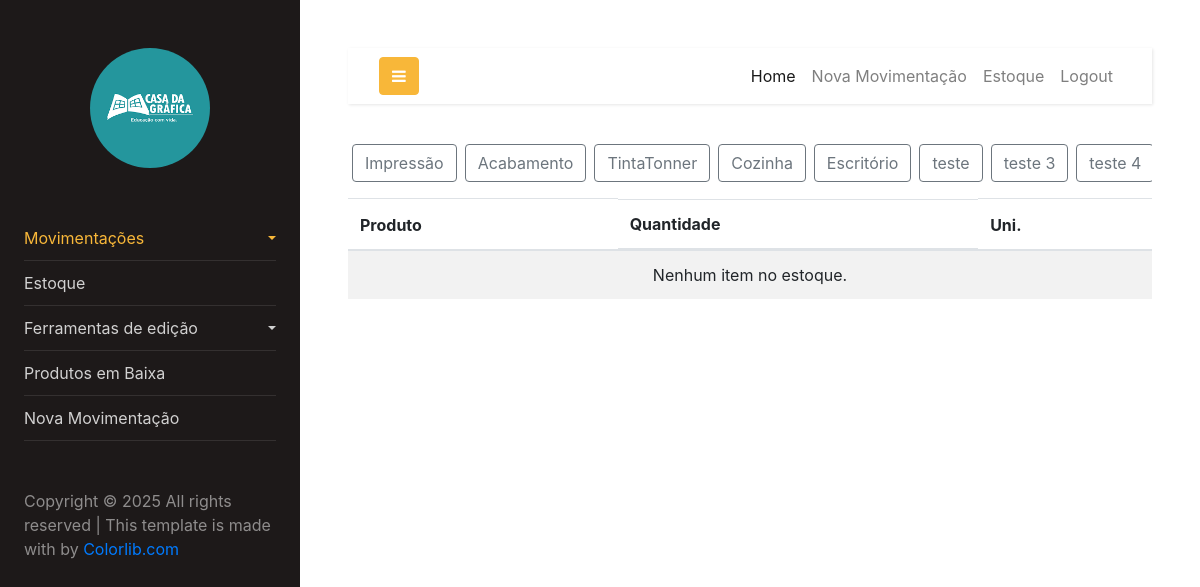
Screenshot of /estoque/ (signed in) with the database file from the repository.
### categoria/models.py (models this page shows, shortened)
class Categoria(models.Model):
    categoria = models.CharField(max_length=255)
    img = models.ImageField(upload_to='images/', null=True, blank=True)  # Novo campo de imagem
    data_cadastro = models.DateField(auto_now_add=True)

### produto/views.py (the view, shortened to what this page needs)
# urls.py: path('estoque/', EstoqueListView.as_view(), name='estoque-list'),
class EstoqueListView(LoginRequiredMixin, ListView):
    model = Estoque
    template_name = 'estoque/estoque_list.html'
    context_object_name = 'estoques'
    def get_context_data(self, **kwargs):
        try:
            context = super().get_context_data(**kwargs)
            context['categorias'] = Categoria.objects.all()  # Obtém todas as categorias
            estoques = context['estoques']
            for estoque in estoques:
                estoque.calculo = estoque.qtde * estoque.id_produto.unidades
            return context
        except Exception as e:
            messages.error(self.request, f"Ocorreu um erro ao carregar os dados do estoque: {str(e)}")
            return {}
    def get_queryset(self):
        try:
            queryset = super().get_queryset()
            categorias_filter = self.request.GET.get('categorias_filter')  # Parâmetro da URL
            if categorias_filter:
                queryset = queryset.filter(id_produto__id_categoria=categorias_filter).exclude(qtde=0)
            else:
                queryset = queryset.filter(id_produto__id_categoria=1).exclude(qtde=0)  # Filtro padrão (id_categoria=1)
            return queryset
        except Exception as e:
            messages.error(self.request, f"Ocorreu um erro ao filtrar os estoques: {str(e)}")
            return Estoque.objects.none()

### produto/templates/estoque/estoque_list.html (shortened to what this page needs)
{% load static %}
<!DOCTYPE html>
<html lang="pt-br">
  {% include 'components/header/header.html' %}
  <body>
    <div class="mb-3 d-flex justify-content-center">
      <div class="overflow-auto d-flex justify-content-center flex-nowrap">
        <form method="get" action="{% url 'estoque-list' %}" class="d-flex">
          {% for categoria in categorias %}
            <a class="btn btn-outline-secondary mx-1 flex-shrink-0" href="?categorias_filter={{ categoria.id }}">{{ categoria.categoria }}</a>
          {% endfor %}
        </form>
      </div>
    </div>
    <div class="table-responsive">
      <table class="table table-striped">
        <thead>
          <tr>
            <th scope="col">Produto</th>
            <th class="d d-md-block">Quantidade</th>
            <th scope="col">Uni.</th>
          </tr>
        </thead>
        <tbody>
          {% for estoque in estoques %}
            <tr>
              <td>
                {{ estoque.id_produto.nome }} {{ estoque.id_produto.formato|default:'' }}</td>
              <td>{{ estoque.qtde }} {{ estoque.id_produto.id_formato.formato }}</td>
              <td class="numero">{{ estoque.calculo }}</td>
            </tr>
          {% empty %}
            <tr>
              <td colspan="5" class="text-center">Nenhum item no estoque.</td>
            </tr>
          {% endfor %}
        </tbody>
      </table>
    </div>
  </body>
  {% include 'components/footer/footer.html' %}
</html>

### rows the page displays
Categoria: categoria "Impressão"
Categoria: categoria "Acabamento"
Categoria: categoria "TintaTonner"
Categoria: categoria "Cozinha"
Categoria: categoria "Escritório"
Categoria: categoria "teste"
Categoria: categoria "teste 3"
Categoria: categoria "teste 4"
